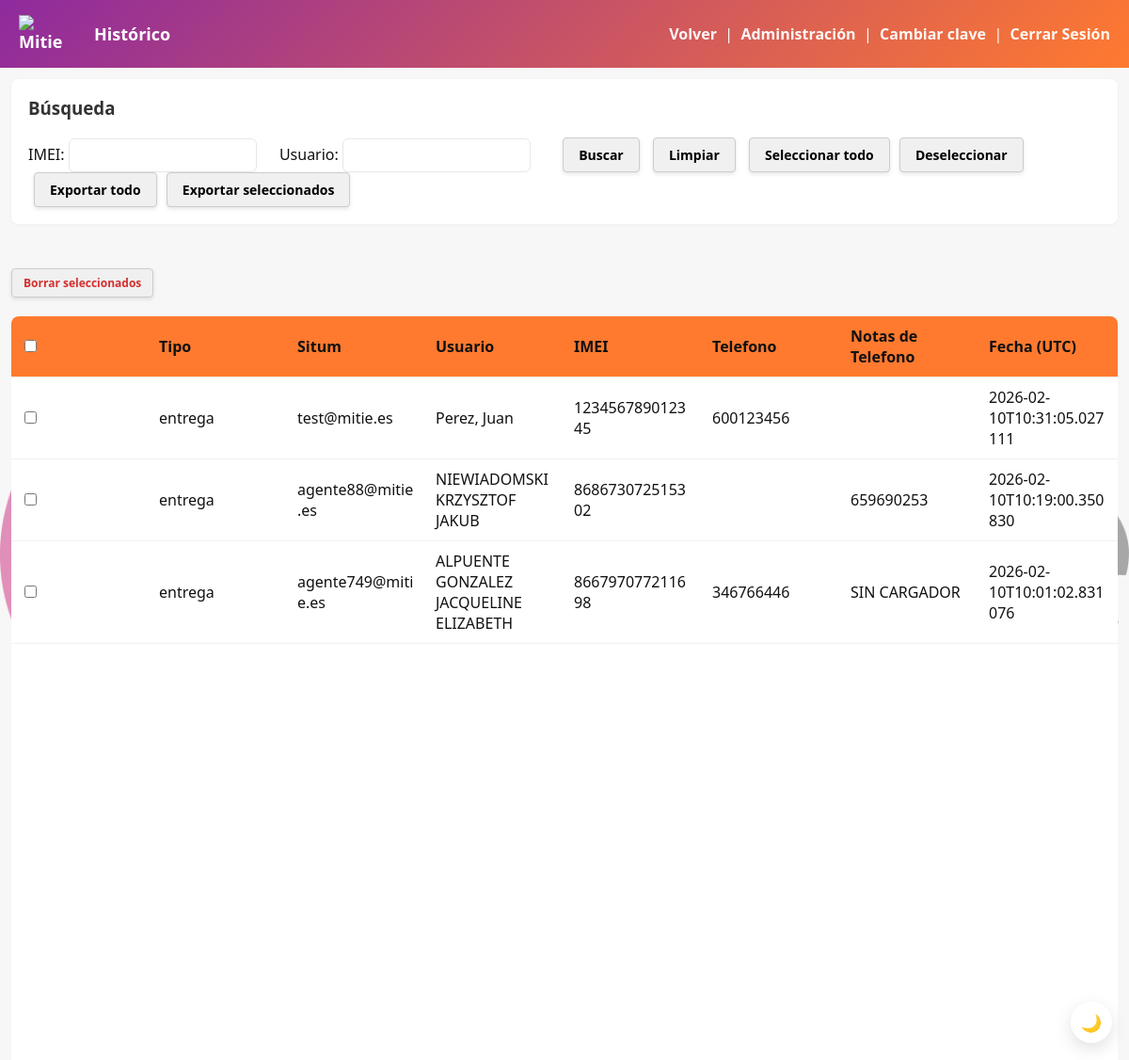
Page /history (signed in) on the committed database.
### tables this page shows
CREATE TABLE entregas (
                id INTEGER PRIMARY KEY AUTOINCREMENT,
                ams TEXT,
                usuario TEXT,
                situm TEXT,
                imei TEXT,
                telefono TEXT,
                notas_telefono TEXT,
                tipo TEXT,
                timestamp TEXT
            );

### app.py (the view)
@app.route('/history')
@require_permission('ver_historico')
def history():
    db = get_db()
    imei_search = request.args.get('imei', '').strip()
    usuario_search = request.args.get('usuario', '').strip()
    query = 'SELECT * FROM entregas WHERE 1=1'
    params = []
    if imei_search:
        query += ' AND imei LIKE ?'
        params.append(f'%{imei_search}%')
    if usuario_search:
        query += ' AND usuario LIKE ?'
        params.append(f'%{usuario_search}%')
    query += ' ORDER BY timestamp DESC'
    cur = db.execute(query, params)
    rows = cur.fetchall()
    return render_template('history.html', rows=rows, imei_search=imei_search, usuario_search=usuario_search)

### app.py (called while the page is built)
def get_db():
    db = getattr(g, '_database', None)
    if db is None:
        db = g._database = sqlite3.connect(DB_PATH)
        db.row_factory = sqlite3.Row
    return db

@login_manager.user_loader
def load_user(user_id):
    db = get_db()
    cursor = db.cursor()
    cursor.execute('SELECT id, username, rol FROM usuarios WHERE id = ? AND activo = 1', (user_id,))
    usuario = cursor.fetchone()
    if usuario:
        return User(usuario[0], usuario[1], usuario[2])
    return None

def require_permission(permiso):
    def decorator(f):
        @wraps(f)
        @login_required
        def decorated_function(*args, **kwargs):
            if not current_user.tiene_permiso(permiso):
                flash('No tienes permisos para realizar esta acción', 'error')
                return redirect(url_for('index'))
            return f(*args, **kwargs)
        return decorated_function
    return decorator

@app.teardown_appcontext
def close_connection(exception):
    db = getattr(g, '_database', None)
    if db is not None:
        db.close()

    def tiene_permiso(self, permiso):
        return permiso in ROLES_PERMISOS.get(self.rol, [])

### templates/history.html (shortened to what this page needs)
<!doctype html>
<html lang="es">
  <head>
    <link rel="stylesheet" href="/static/style.css">
  </head>
  <body>
    <header class="topbar">
      <h1><img src="/static/mitie_logo.png" srcset="/static/mitie_logo@2x.png 2x" class="brand-logo" alt="Mitie" width="56" decoding="async">Histórico</h1>
      <div>
        <a class="history-link" href="/">Volver</a>
        {% if current_user.is_authenticated and current_user.tiene_permiso('administracion') %}
          &nbsp;|&nbsp;
          <a class="history-link" href="/administracion">Administración</a>
        {% endif %}
        &nbsp;|&nbsp;
          {% if current_user.is_authenticated %}
            <a class="history-link" href="/perfil/cambiar_contrasena">Cambiar clave</a>
            &nbsp;|&nbsp;
          {% endif %}
        <a class="history-link" href="/logout">Cerrar Sesión</a>
      </div>
    </header>
    <main class="container history">
      <div class="search-box">
        <h3>Búsqueda</h3>
        <form method="get" action="/history" style="display:inline-block;">
          <label>IMEI: <input type="text" name="imei" value="{{ imei_search }}"></label>
          <label>Usuario: <input type="text" name="usuario" value="{{ usuario_search }}"></label>
          <button type="submit" style="padding:8px 16px;background:#f0f0f0;border:1px solid #ccc;border-radius:4px;cursor:pointer;box-shadow:0 2px 4px rgba(0,0,0,0.1);font-size:14px;color:#000;font-weight:bold">Buscar</button>
          <a href="/history" style="margin-left:10px;padding:8px 16px;background:#f0f0f0;border:1px solid #ccc;border-radius:4px;text-decoration:none;display:inline-block;box-shadow:0 2px 4px rgba(0,0,0,0.1);font-size:14px;color:#000;font-weight:bold">Limpiar</a>
        </form>
        <button id="select-all-rows" type="button" style="margin-left:10px;padding:8px 16px;background:#f0f0f0;border:1px solid #ccc;border-radius:4px;cursor:pointer;display:inline-block;box-shadow:0 2px 4px rgba(0,0,0,0.1);font-size:14px;color:#000;font-weight:bold">Seleccionar todo</button>
        <button id="deselect-all-rows" type="button" style="margin-left:6px;padding:8px 16px;background:#f0f0f0;border:1px solid #ccc;border-radius:4px;cursor:pointer;display:inline-block;box-shadow:0 2px 4px rgba(0,0,0,0.1);font-size:14px;color:#000;font-weight:bold">Deseleccionar</button>
        <button id="export-all-btn" type="button" style="margin-left:6px;padding:8px 16px;background:#f0f0f0;border:1px solid #ccc;border-radius:4px;cursor:pointer;display:inline-block;box-shadow:0 2px 4px rgba(0,0,0,0.1);font-size:14px;color:#000;font-weight:bold" onclick="const imei = new URLSearchParams(window.location.search).get('imei'); const usuario = new URLSearchParams(window.location.search).get('usuario'); const params = new URLSearchParams(); if(imei) params.set('imei', imei); if(usuario) params.set('usuario', usuario); window.location.href = '/history/export?' + params.toString();">Exportar todo</button>
        <button id="export-selected-btn" type="button" style="margin-left:6px;padding:8px 16px;background:#f0f0f0;border:1px solid #ccc;border-radius:4px;cursor:pointer;display:inline-block;box-shadow:0 2px 4px rgba(0,0,0,0.1);font-size:14px;color:#000;font-weight:bold">Exportar seleccionados</button>
      </div>
      <div style="margin-top:12px">
        <button id="delete-selected-btn" type="button" style="padding:6px 12px;background:#f0f0f0;border:1px solid #ccc;border-radius:4px;cursor:pointer;display:inline-block;box-shadow:0 2px 4px rgba(0,0,0,0.1);font-size:12px;color:#d32f2f;font-weight:bold">Borrar seleccionados</button>
      </div>
      <table>
        <thead>
          <tr>
            <th><input type="checkbox" id="select-all"></th>
            <th>Tipo</th>
            <th>Situm</th>
            <th>Usuario</th>
            <th>IMEI</th>
            <th>Telefono</th>
            <th>Notas de Telefono</th>
            <th>Fecha (UTC)</th>
          </tr>
        </thead>
        <tbody>
          {% for r in rows %}
          <tr>
            <td><input type="checkbox" class="row-select" value="{{ r['id'] }}"></td>
            <td>{{ r['tipo'] }}</td>
            <td>{{ r['situm'] }}</td>
            <td>{{ r['usuario'] }}</td>
            <td>{{ r['imei'] }}</td>
            <td>{{ r['telefono'] }}</td>
            <td>{{ r['notas_telefono'] }}</td>
            <td>{{ r['timestamp'] }}</td>
          </tr>
          {% else %}
          <tr><td colspan="8">No hay registros.</td></tr>
          {% endfor %}
        </tbody>
      </table>
    </main>
  </body>
</html>

### static/style.css (style rules this page uses)
:root { --brand-orange: #ff7a2f; --brand-magenta: #8e2a9e; --brand-gradient: linear-gradient(135deg,var(--brand-magenta),var(--brand-orange)); --brand-dark: #3b1f3f; --brand-text: #4b4b4b; --accent: var(--brand-orange); --muted: #f7f7f7; --text: #111; }
* { box-sizing:border-box;font-family:Segoe UI, Roboto, Arial, sans-serif }
body { margin:0;background:var(--muted);color:var(--text) }
.topbar { background:var(--brand-gradient);padding:16px 20px;display:flex;align-items:center;justify-content:space-between;color:#fff }
.topbar h1 { margin:0;font-size:18px;display:flex;align-items:center;gap:12px }
.brand-logo { width:56px;height:auto;display:inline-block;vertical-align:middle;margin-right:12px }
.history-link { color:rgba(255,255,255,0.95);text-decoration:none;font-weight:600 }
.container { display:flex;gap:20px;padding:24px;width:100%;margin:0;max-width:none;height:calc(100vh - 72px);box-sizing:border-box }
.search-box { background:#fff;padding:18px;border-radius:8px;margin-bottom:20px;box-shadow:0 1px 4px rgba(0,0,0,0.04) }
.search-box h3 { margin-top:0;color:#333 }
.search-box label { display:inline-block;margin-right:20px }
.search-box input { padding:8px;border:1px solid #e7e7e7;border-radius:6px;width:200px }
.search-box button { padding:8px 16px;margin-left:10px;background:#4caf50;color:white;border:none;border-radius:6px;cursor:pointer }
table { width:100%;border-collapse:collapse;background:#fff;border-radius:8px;overflow:hidden }
th,td { padding:10px;text-align:left;border-bottom:1px solid #f1f1f1 }
thead th { background:var(--accent) }
.history { height:100vh;display:flex;flex-direction:column;margin:0;padding:12px;max-width:none }
.history .search-box { margin-bottom:15px;flex-shrink:0 }
.history table { flex:1;overflow-y:auto;display:block }
.history thead { display:table;width:100%;table-layout:fixed;background:var(--yellow) }
.history tbody { display:block;overflow-y:auto;height:calc(100vh - 250px) }
.history tr { display:table;width:100%;table-layout:fixed }
.history th, .history td { padding:10px;text-align:left;border-bottom:1px solid #f1f1f1;word-break:break-word }
.topbar { position: relative; z-index: 2; }
main.container { position: relative; z-index: 2; }

### rows in the picture
entregas: tipo "entrega", situm "test@mitie.es", usuario "Perez, Juan", imei "123456789012345", telefono "600123456", timestamp "2026-02-10T10:31:05.027111"
entregas: tipo "entrega", situm "agente88@mitie.es", usuario "NIEWIADOMSKI KRZYSZTOF JAKUB", imei "868673072515302", notas_telefono "659690253", timestamp "2026-02-10T10:19:00.350830"
entregas: tipo "entrega", situm "agente749@mitie.es", usuario "ALPUENTE GONZALEZ JACQUELINE ELIZABETH", imei "866797077211698", telefono "346766446", notas_telefono "SIN CARGADOR", timestamp "2026-02-10T10:01:02.831076"
